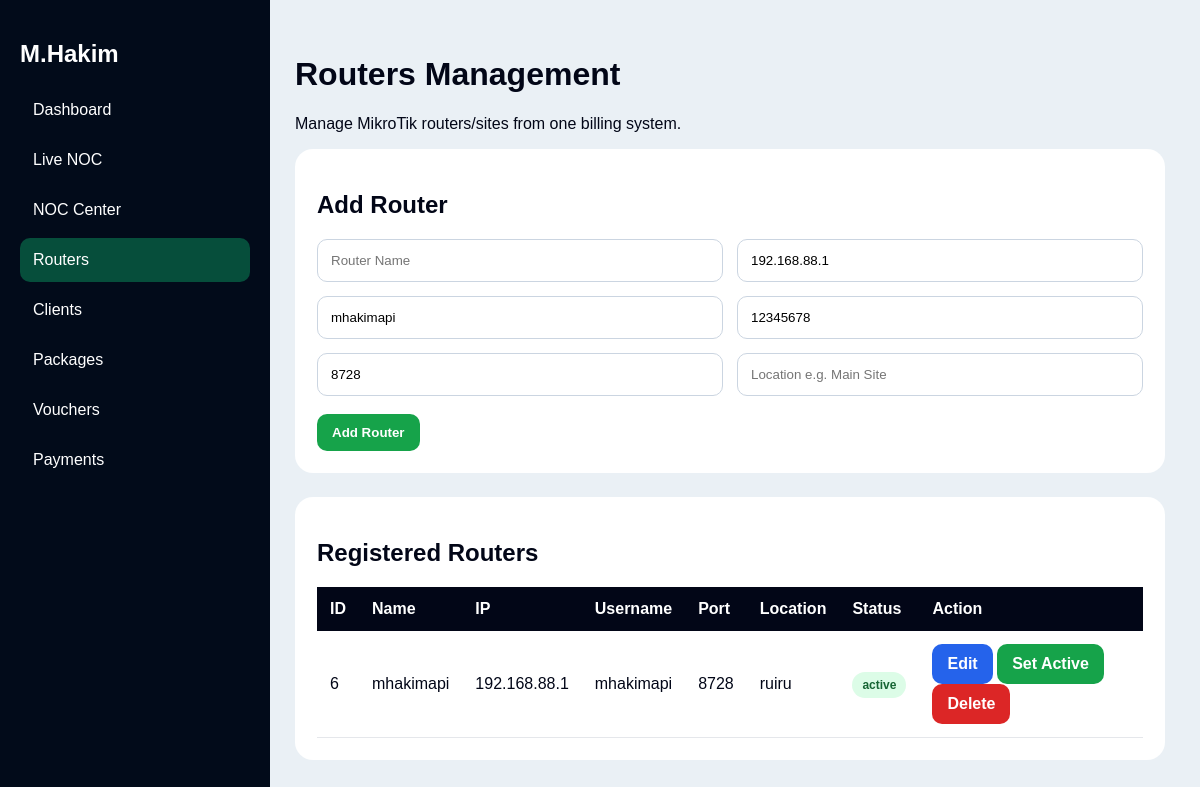
Screenshot of /routers.php with the database file from the repository.
### tables this page shows
CREATE TABLE `routers` (
  `id` int NOT NULL AUTO_INCREMENT,
  `router_name` varchar(100) NOT NULL,
  `router_ip` varchar(100) NOT NULL,
  `router_username` varchar(100) NOT NULL,
  `router_password` varchar(255) NOT NULL,
  `api_port` int DEFAULT '8728',
  `location` varchar(100) DEFAULT 'Main Site',
  `status` varchar(20) DEFAULT 'active',
  `created_at` timestamp NULL DEFAULT CURRENT_TIMESTAMP,
  PRIMARY KEY (`id`)
);

### routers.php (the view, shortened to what this page needs)
<?php
require_once __DIR__ . "/config/database.php";
$editRouter = null;
$routers = $pdo->query("SELECT * FROM routers ORDER BY id DESC")->fetchAll(PDO::FETCH_ASSOC);
?>
<!DOCTYPE html>
<html>
<head>
</head>
<body>
<div class="sidebar">
<h2>M.Hakim</h2>
<a href="dashboard.php">Dashboard</a>
<a href="noc_final_clean.php">Live NOC</a>
<a href="noc.php">NOC Center</a>
<a class="active" href="routers.php">Routers</a>
<a href="clients.php">Clients</a>
<a href="packages.php">Packages</a>
<a href="vouchers.php">Vouchers</a>
<a href="payments.php">Payments</a>
</div>
<div class="main">
<h1>Routers Management</h1>
<p>Manage MikroTik routers/sites from one billing system.</p>
<div class="card">
<h2><?php echo $editRouter ? "Edit Router" : "Add Router"; ?></h2>
<form method="POST">
<div class="grid">
<input name="router_name" placeholder="Router Name" required value="<?php echo htmlspecialchars($editRouter["router_name"] ?? ""); ?>">
<input name="router_ip" placeholder="Router IP e.g. 192.168.88.1" required value="<?php echo htmlspecialchars($editRouter["router_ip"] ?? "192.168.88.1"); ?>">
<input name="router_username" placeholder="API Username" required value="<?php echo htmlspecialchars($editRouter["router_username"] ?? "mhakimapi"); ?>">
<input name="router_password" placeholder="API Password" required value="<?php echo htmlspecialchars($editRouter["router_password"] ?? "12345678"); ?>">
<input name="api_port" placeholder="API Port" required value="<?php echo htmlspecialchars($editRouter["api_port"] ?? "8728"); ?>">
<input name="location" placeholder="Location e.g. Main Site" value="<?php echo htmlspecialchars($editRouter["location"] ?? ""); ?>">
</div>
<br>
<?php if($editRouter): ?>
<button class="blue" name="update_router">Update Router</button>
<a class="gray btn" href="routers.php">Cancel</a>
<?php else: ?>
<button class="green" name="add_router">Add Router</button>
<?php endif; ?>
</form>
</div>
<div class="card">
<h2>Registered Routers</h2>
<table>
<tr>
<th>ID</th>
<th>Name</th>
<th>IP</th>
<th>Username</th>
<th>Port</th>
<th>Location</th>
<th>Status</th>
<th>Action</th>
</tr>
<?php foreach($routers as $r): ?>
<tr>
<td><?php echo $r["id"]; ?></td>
<td><?php echo htmlspecialchars($r["router_name"]); ?></td>
<td><?php echo htmlspecialchars($r["router_ip"]); ?></td>
<td><?php echo htmlspecialchars($r["router_username"]); ?></td>
<td><?php echo htmlspecialchars($r["api_port"]); ?></td>
<td><?php echo htmlspecialchars($r["location"]); ?></td>
<td>
<span class="badge <?php echo $r["status"]=="active" ? "active-b" : "offline-b"; ?>">
<?php echo htmlspecialchars($r["status"]); ?>
</span>
</td>
<td>
<a class="blue btn" href="?edit=<?php echo $r["id"]; ?>">Edit</a>
<a class="green btn" href="?set_active=<?php echo $r["id"]; ?>">Set Active</a>
<a class="red btn" onclick="return confirm('Delete router?')" href="?delete=<?php echo $r["id"]; ?>">Delete</a>
</td>
</tr>
<?php endforeach; ?>
</table>
</div>
</div>
</body>
</html>

### routers.php (style rules this page uses)
body { margin:0;font-family:Arial;background:#eaf0f5;color:#020617 }
.sidebar { position:fixed;left:0;top:0;bottom:0;width:230px;background:#020b1a;color:white;padding:20px }
.sidebar a { display:block;color:white;text-decoration:none;padding:13px;border-radius:10px;margin:6px 0 }
.sidebar a.active,.sidebar a:hover { background:#064e3b }
.main { margin-left:260px;padding:35px }
.card { background:white;border-radius:18px;padding:22px;margin-bottom:24px }
input,select { padding:13px;border:1px solid #cbd5e1;border-radius:10px;width:100%;box-sizing:border-box }
.grid { display:grid;grid-template-columns:repeat(2,1fr);gap:14px }
button,.btn { border:0;padding:11px 15px;border-radius:10px;font-weight:bold;text-decoration:none;display:inline-block }
.green { background:#16a34a;color:white }
.blue { background:#2563eb;color:white }
.red { background:#dc2626;color:white }
table { width:100%;border-collapse:collapse;background:white }
th { background:#020617;color:white;text-align:left;padding:13px }
td { padding:13px;border-bottom:1px solid #e5e7eb }
.badge { padding:6px 10px;border-radius:20px;font-weight:bold;font-size:12px }
.active-b { background:#dcfce7;color:#166534 }

### rows the page displays
routers: id "6", router_name "mhakimapi", router_ip "192.168.88.1", router_username "mhakimapi", api_port "8728", location "ruiru", status "active"
